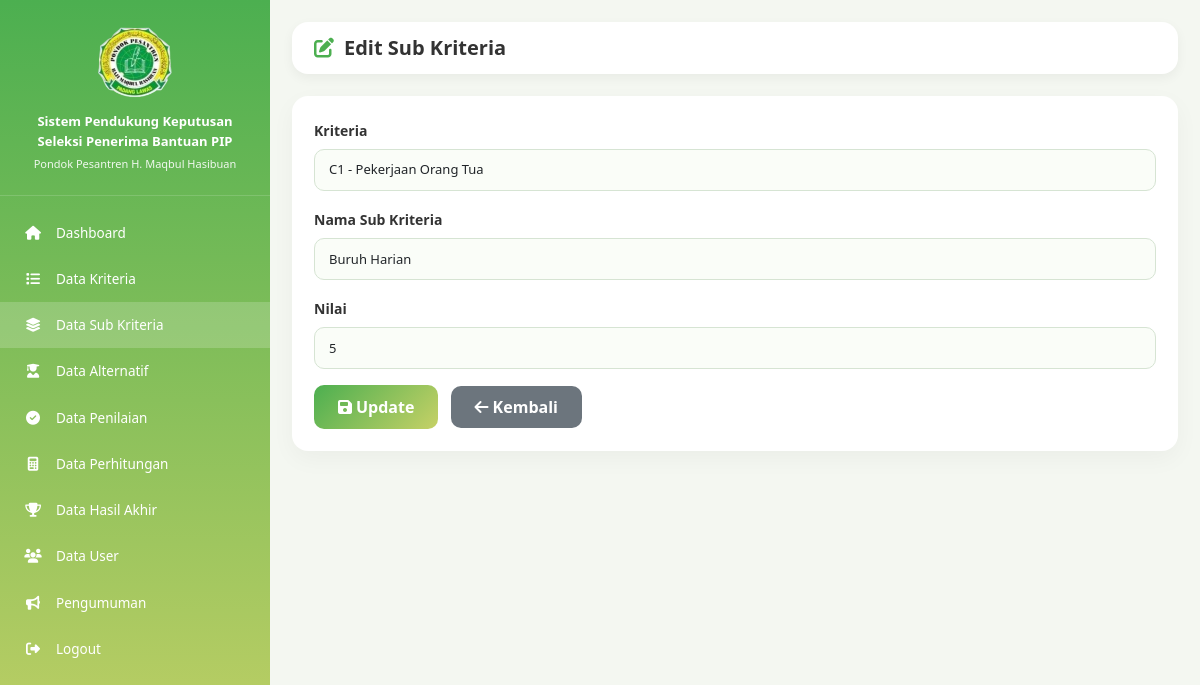
The page /views/admin/sub_kriteria/edit_subkriteria.php?id=1 (signed in) on the database its author committed.
### tables this page shows
CREATE TABLE IF NOT EXISTS sub_kriteria (
    id INT AUTO_INCREMENT PRIMARY KEY,
    id_kriteria INT,
    nama_sub VARCHAR(100),
    nilai INT,
    FOREIGN KEY (id_kriteria) REFERENCES kriteria(id) ON DELETE CASCADE
);

CREATE TABLE IF NOT EXISTS kriteria (
    id INT AUTO_INCREMENT PRIMARY KEY,
    kode_kriteria VARCHAR(10) UNIQUE,
    nama_kriteria VARCHAR(100),
    bobot INT,
    jenis ENUM('benefit','cost')
);

### views/admin/sub_kriteria/edit_subkriteria.php (the view, shortened to what this page needs)
<?php
require_once '../../../config/koneksi.php';
$id = intval($_GET['id'] ?? 0);
$stmt = mysqli_prepare($koneksi, "SELECT * FROM sub_kriteria WHERE id=?");
mysqli_stmt_bind_param($stmt, "i", $id); mysqli_stmt_execute($stmt);
$sub = mysqli_fetch_assoc(mysqli_stmt_get_result($stmt)); mysqli_stmt_close($stmt);
$kriteria_list = mysqli_query($koneksi, "SELECT * FROM kriteria ORDER BY kode_kriteria ASC");
?>
<!DOCTYPE html>
<html lang="en"><head><?php include '../../layouts/head.php'; ?></head>
<body><?php include '../../layouts/sidebar_admin.php'; ?>
<div class="content">
    <div class="navbar-custom"><div class="page-title"><i class="fa fa-edit"></i><h4>Edit Sub Kriteria</h4></div></div>
    <div class="card-custom">
        <form method="POST">
            <div class="mb-3"><label class="form-label fw-bold small">Kriteria</label>
                <select name="id_kriteria" class="form-select" required>
                    <?php while($k = mysqli_fetch_assoc($kriteria_list)): ?><option value="<?php echo $k['id']; ?>" <?php echo ($k['id']==$sub['id_kriteria'])?'selected':''; ?>><?php echo $k['kode_kriteria'].' - '.$k['nama_kriteria']; ?></option><?php endwhile; ?>
                </select>
            </div>
            <div class="mb-3"><label class="form-label fw-bold small">Nama Sub Kriteria</label><input type="text" name="nama_sub" class="form-control" required value="<?php echo htmlspecialchars($sub['nama_sub']); ?>"></div>
            <div class="mb-3"><label class="form-label fw-bold small">Nilai</label><input type="number" name="nilai" class="form-control" min="1" max="5" required value="<?php echo $sub['nilai']; ?>"></div>
            <button type="submit" class="btn-simpan"><i class="fa fa-save me-1"></i>Update</button>
            <a href="index_subkriteria.php" class="btn-batal ms-2"><i class="fa fa-arrow-left me-1"></i>Kembali</a>
        </form>
    </div>
</div>
<?php include '../../layouts/footer.php'; ?></body></html>

### public/assets/css/style.css (style rules this page uses)
:root { --primary: #4caf50; --primary-dark: #388e3c; --primary-light: #c6d166; --bg: #f4f7f1; --card-bg: #ffffff; --text: #333333; --text-muted: #777777; --border: #d6e4d3; --sidebar-w: 270px; --radius: 16px; --radius-sm: 10px; --shadow: 0 4px 12px rgba(0,0,0,0.05); --shadow-lg: 0 8px 24px rgba(0,0,0,0.04); --transition: 0.3s ease; }
* { margin: 0; padding: 0; box-sizing: border-box; }
body { font-family: 'Segoe UI', Arial, Helvetica, sans-serif; background: var(--bg); overflow-x: hidden; color: var(--text); }
a { text-decoration: none; color: inherit; }
.content { margin-left: var(--sidebar-w); padding: 22px; min-height: 100vh; transition: margin-left var(--transition); }
.navbar-custom { background: var(--card-bg); padding: 14px 22px; border-radius: var(--radius); display: flex; justify-content: space-between; align-items: center; box-shadow: var(--shadow); margin-bottom: 22px; flex-wrap: wrap; gap: 10px; }
.page-title { display: flex; align-items: center; gap: 10px; }
.page-title i { font-size: 20px; color: var(--primary); }
.page-title h4 { margin: 0; font-size: 20px; font-weight: bold; color: var(--text); }
.card-custom { background: var(--card-bg); border-radius: var(--radius); border: none; box-shadow: var(--shadow-lg); padding: 22px; margin-bottom: 22px; }
.form-control, .form-select { height: 42px; border-radius: var(--radius-sm); border: 1px solid var(--border); background: #fafdf8; padding-left: 14px; font-size: 13px; }
.btn-simpan { background: linear-gradient(135deg, var(--primary), var(--primary-light)); color: white; border: none; border-radius: var(--radius-sm); padding: 10px 24px; font-weight: bold; transition: var(--transition); min-height: 44px; }
.btn-batal { background: #6c757d; color: white; border: none; border-radius: var(--radius-sm); padding: 10px 24px; font-weight: bold; min-height: 44px; transition: var(--transition); }

### rows shown on the page
sub_kriteria: id_kriteria "C1 - Pekerjaan Orang Tua", nama_sub "Buruh Harian", nilai "5"
